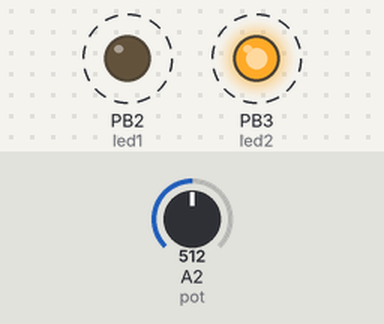
This sketch was run on a simulated ATtiny85, built with avr-gcc and run on an emulated ATtiny85. Parts: output pins drawn as LEDs (lit = HIGH). Dashed ring = blinking. The test bench sets the inputs (shaded band); at power-on: A2 (pot) = 512.

Above: at 1.2 s.
1.3 s: A2 (pot) set to 0
At 1.45 s:
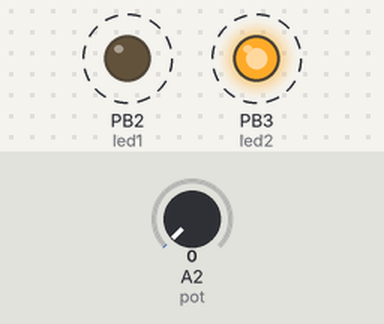
3.1 s: A2 (pot) set to 122
At 3.38 s:
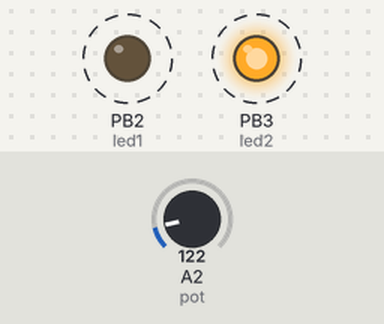
Timing chart, 0 to 12.1 s (numbered marks = the images above; inputs shaded):
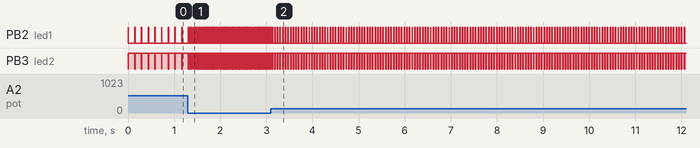

The sketch:

eggfckr_ard.ino
```cpp
/*
   https://github.com/5shekel/eegfckr
  Note1: some code from the adafriut gemma simple thermain example.
  Note2: The Arduino tone library does not work for the ATTiny85 on the
  Trinket and Gemma.  The beep function below is similar.  The beep code
  is adapted from Dr. Leah Buechley at
  http://web.media.mit.edu/~leah/LilyPad/07_sound_code.html
*/

//#define speaker_pin   0    // speaker_pin on GPIO #0
//#define SCALE     2.0  // You can change this to change the tone scale

#define led1 2
#define led2 3
#define pot A2
#define hightimes 10 //time to keep led on in cycle

int logy = 5;

void setup() {
  //pinMode(speaker_pin, OUTPUT);

  pinMode(led1, OUTPUT);
  pinMode(led2, OUTPUT);
  pinMode(pot, INPUT);

}
void loop() {

  int input = analogRead(pot);  //between 4-32Hz blinks, 4 is 250ms, 32 is 31ms
  int freqLight = map(input, 0, 1024, 20, 250);

    digitalWrite(led1, HIGH);
    digitalWrite(led2, LOW);
    delay(hightimes);
    digitalWrite(led1, LOW);
    digitalWrite(led2, HIGH);
    delay(freqLight);
  /*
    int freqAudio=220+(int)(input*SCALE); // change the voltage read to a frequency
                             // you can change the values to scale
                             // your frequency range
    beep(speaker_pin,freqAudio,600);    // output the tone to digital pin 0
                             // you can change 400 to different times}
  */
}

/*
  // the sound producing function
  void beep (unsigned char speaker_pinPin, int frequencyInHertz, long timeInMilliseconds)
  { // http://web.media.mit.edu/~leah/LilyPad/07_sound_code.html
  int x;
  long delayAmount = (long)(1000000 / frequencyInHertz);
  long loopTime = (long)((timeInMilliseconds * 1000) / (delayAmount * 2));
  for (x = 0; x < loopTime; x++)
  {
    digitalWrite(speaker_pinPin, HIGH);
    delayMicroseconds(delayAmount);
    digitalWrite(speaker_pinPin, LOW);
    delayMicroseconds(delayAmount);
  }
  }

  void scale (char note)
  {
  if (note == 'C')
    beep(speaker_pin, 2093, 500); //C: play the note C (C7 from the chart linked to above) for 500ms
  if (note == 'D')
    beep(speaker_pin, 2349, 500); //D
  if (note == 'E')
    beep(speaker_pin, 2637, 500); //E
  if (note == 'F')
    beep(speaker_pin, 2793, 500); //F
  if (note == 'G')
    beep(speaker_pin, 3136, 500); //G
  if (note == 'A')
    beep(speaker_pin, 3520, 500); //A
  if (note == 'B')
    beep(speaker_pin, 3951, 500); //B
  if (note == 'H')
    beep(speaker_pin, 4186, 500); //C
  }
*/
```

Measured:
- after the input at 1.3 s, PB2 (led1): alternates HIGH for 0.01 s and LOW for 0.02 s, starting at once; PB3 (led2): alternates HIGH for 0.02 s and LOW for 0.01 s, starting at once
- after the input at 3.1 s, PB2 (led1): alternates HIGH for 0.01 s and LOW for 0.05 s, starting after 0.14 s; PB3 (led2): alternates HIGH for 0.05 s and LOW for 0.01 s, starting after 0.14 s
- by itself, PB2 (led1): alternates HIGH for 0.01 s and LOW for 0.14 s
- by itself, PB3 (led2): alternates HIGH for 0.14 s and LOW for 0.01 s
